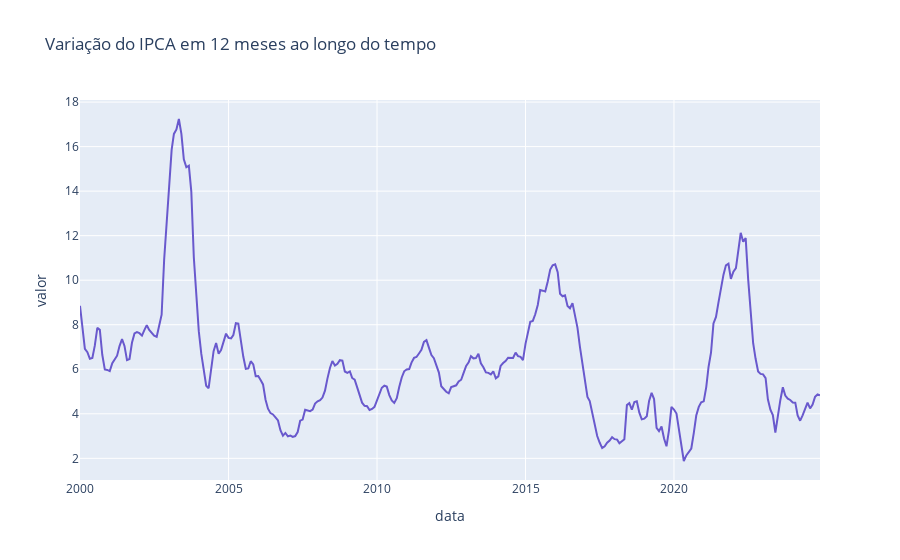

Notebook code cell kept with this figure:
### Code cell
# Gráfico de linhas
fig = px.line(ipca_12M_2000,
               y='valor',
               title='Variação do IPCA em 12 meses ao longo do tempo',
               color_discrete_sequence=['#6959CD']
               );

# Plotar 
fig.show()

### Figure 1 — Plotly figure (JSON) as saved in the notebook; plotly's stock layout.template omitted (floating-point values rounded to 4 significant figures; data arrays with more than 128 entries replaced by an {"elided": "..."} marker saying what was removed)
{"data": [{"hovertemplate": "data=%{x}<br>valor=%{y}<extra></extra>", "legendgroup": "", "line": {"color": "#6959CD", "dash": "solid"}, "marker": {"symbol": "circle"}, "mode": "lines", "name": "", "orientation": "v", "showlegend": false, "type": "scatter", "x": {"elided": "300 str values"}, "xaxis": "x", "y": {"elided": "300 float values"}, "yaxis": "y"}], "layout": {"legend": {"tracegroupgap": 0}, "title": {"text": "Variação do IPCA em 12 meses ao longo do tempo"}, "xaxis": {"anchor": "y", "domain": [0, 1], "title": {"text": "data"}}, "yaxis": {"anchor": "x", "domain": [0, 1], "title": {"text": "valor"}}}}
